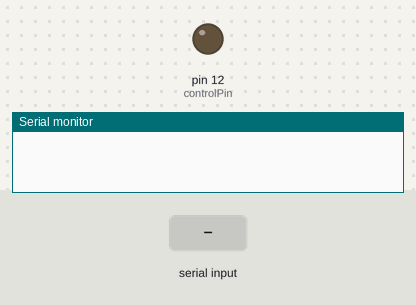
This sketch was run on a simulated Arduino Uno, built with avr-gcc and run on an emulated ATmega328P. Parts: output pins drawn as LEDs (lit = HIGH), the last lines printed to the serial monitor. Inputs (shaded band) come from the test bench.

Above: at 1.2 s.
1.3 s: byte 0 (B000) received over Serial
At 2.4 s:
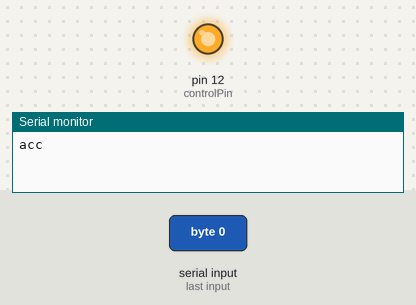
2.8 s: byte 1 (B001) received over Serial
At 3.6 s:
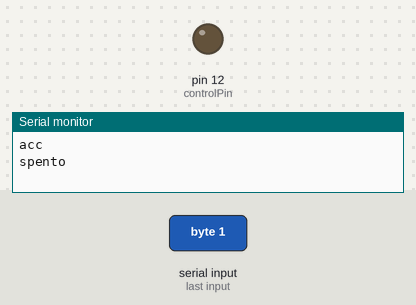
Timing chart, 0 to 5.8 s (numbered marks = the images above; inputs shaded):
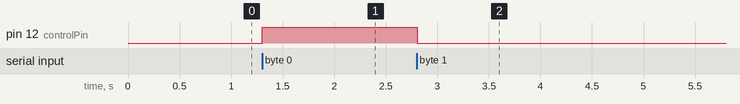

The sketch:

ricevitore.ino
```cpp
#define controlPin  12
byte comando;


void setup(){
  Serial.begin(9600);
  pinMode(controlPin,   OUTPUT);
 }
void loop(){

  if (Serial.available () > 0){

    comando = Serial.read ();
    switch (comando){
      case B000:
      digitalWrite(controlPin, HIGH);
      Serial.println("acc");
      break;
      case B001:
      digitalWrite(controlPin,LOW);
      Serial.println("spento");
      break;
      }
    }
  delay(10);


 }


 //CAMBIA!!!!!!!!!!!
```

Measured:
- after the input at 1.3 s, pin 12 (controlPin): LOW → HIGH at once
- after the input at 2.8 s, pin 12 (controlPin): HIGH → LOW at once
